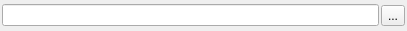
<?xml version="1.0" encoding="UTF-8"?>
<ui version="4.0">
 <class>FileChooser</class>
 <widget class="QWidget" name="FileChooser">
  <property name="geometry">
   <rect>
    <x>0</x>
    <y>0</y>
    <width>407</width>
    <height>31</height>
   </rect>
  </property>
  <layout class="QHBoxLayout">
   <property name="spacing">
    <number>2</number>
   </property>
   <property name="margin">
    <number>2</number>
   </property>
   <item>
    <widget class="QLineEdit" name="line_edit"/>
   </item>
   <item>
    <widget class="QToolButton" name="button">
     <property name="text">
      <string>...</string>
     </property>
    </widget>
   </item>
  </layout>
 </widget>
 <resources/>
 <connections/>
</ui>
